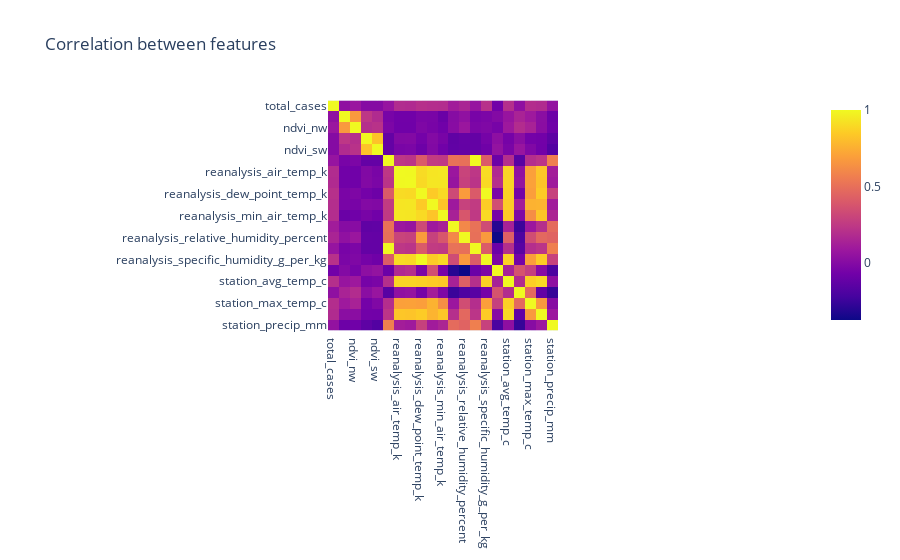

Notebook source saved alongside this figure:
### Code cell
# print(sj.columns)
fig = px.imshow(sj.corr(), title='Correlation between features')
fig.show()

### Figure 1 — Plotly figure (JSON) as saved in the notebook; plotly's stock layout.template omitted (floating-point values rounded to 4 significant figures; data arrays with more than 128 entries replaced by an {"elided": "..."} marker saying what was removed)
{"data": [{"coloraxis": "coloraxis", "hovertemplate": "x: %{x}<br>y: %{y}<br>color: %{z}<extra></extra>", "name": "0", "type": "heatmap", "x": ["total_cases", "ndvi_ne", "ndvi_nw", "ndvi_se", "ndvi_sw", "precipitation_amt_mm", "reanalysis_air_temp_k", "reanalysis_avg_temp_k", "reanalysis_dew_point_temp_k", "reanalysis_max_air_temp_k", "reanalysis_min_air_temp_k", "reanalysis_precip_amt_kg_per_m2", "reanalysis_relative_humidity_percent", "reanalysis_sat_precip_amt_mm", "reanalysis_specific_humidity_g_per_kg", "reanalysis_tdtr_k", "station_avg_temp_c", "station_diur_temp_rng_c", "station_max_temp_c", "station_min_temp_c", "station_precip_mm"], "xaxis": "x", "y": ["total_cases", "ndvi_ne", "ndvi_nw", "ndvi_se", "ndvi_sw", "precipitation_amt_mm", "reanalysis_air_temp_k", "reanalysis_avg_temp_k", "reanalysis_dew_point_temp_k", "reanalysis_max_air_temp_k", "reanalysis_min_air_temp_k", "reanalysis_precip_amt_kg_per_m2", "reanalysis_relative_humidity_percent", "reanalysis_sat_precip_amt_mm", "reanalysis_specific_humidity_g_per_kg", "reanalysis_tdtr_k", "station_avg_temp_c", "station_diur_temp_rng_c", "station_max_temp_c", "station_min_temp_c", "station_precip_mm"], "yaxis": "y", "z": {"elided": "21x21 float values"}}], "layout": {"coloraxis": {"colorscale": [[0, "#0d0887"], [0.1111, "#46039f"], [0.2222, "#7201a8"], [0.3333, "#9c179e"], [0.4444, "#bd3786"], [0.5556, "#d8576b"], [0.6667, "#ed7953"], [0.7778, "#fb9f3a"], [0.8889, "#fdca26"], [1, "#f0f921"]]}, "title": {"text": "Correlation between features"}, "xaxis": {"anchor": "y", "constrain": "domain", "domain": [0, 1], "scaleanchor": "y"}, "yaxis": {"anchor": "x", "autorange": "reversed", "constrain": "domain", "domain": [0, 1]}}}
